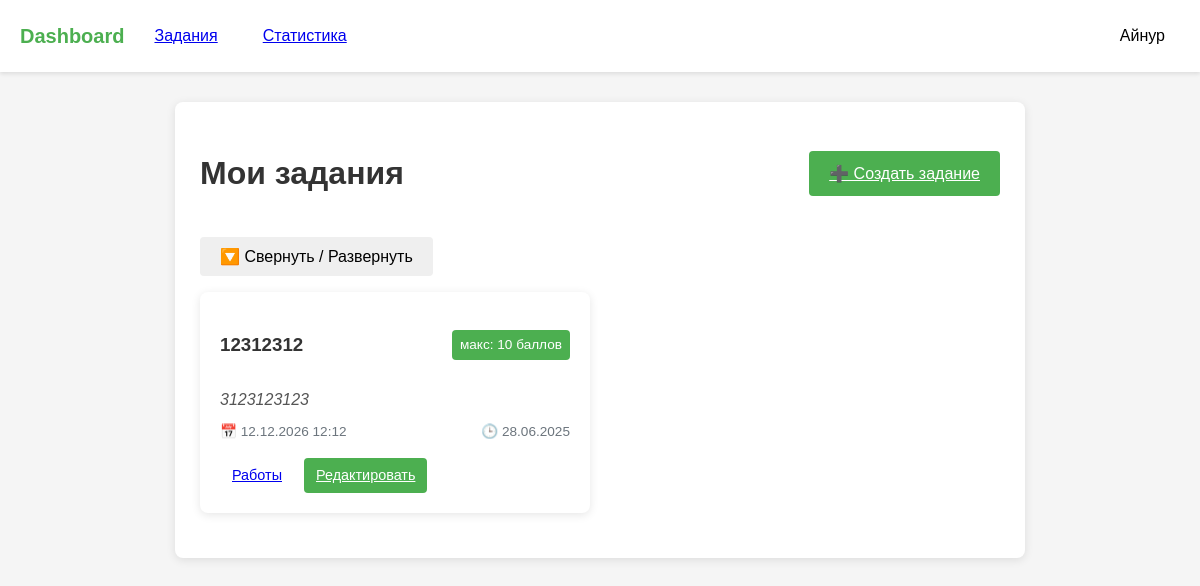
The page /assignments (signed in) on the database as committed earlier.
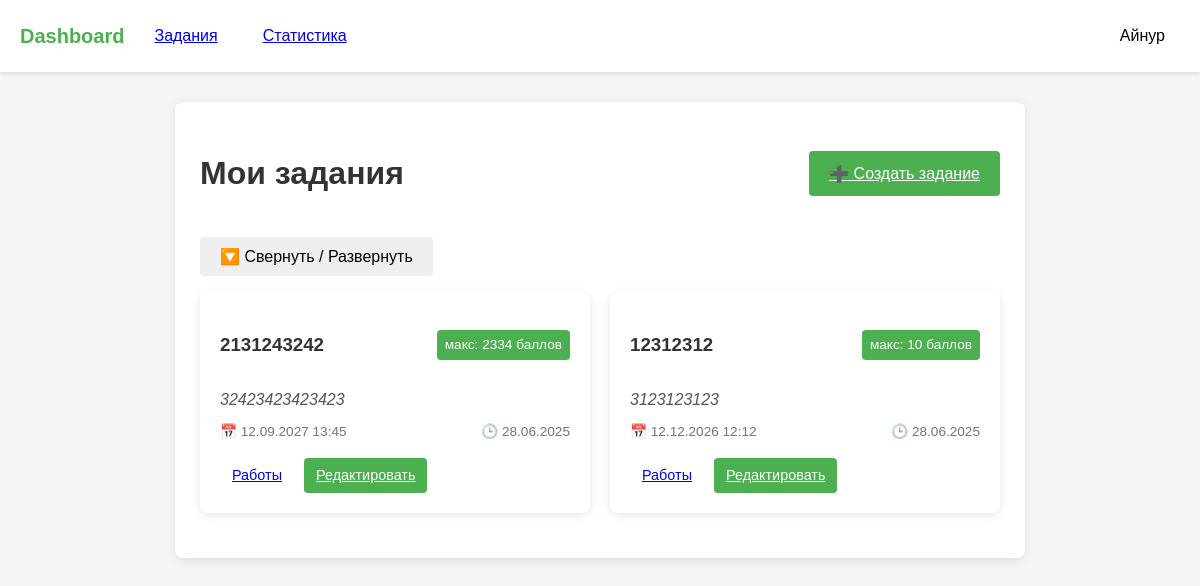
The same page on the database as committed later.
### models.py (models this page shows)
class Assignment(db.Model):
    id = db.Column(db.Integer, primary_key=True)
    title = db.Column(db.String(100), nullable=False)
    description = db.Column(db.Text, nullable=False)
    deadline = db.Column(db.DateTime)
    max_score = db.Column(db.Integer, default=10)
    teacher_id = db.Column(db.Integer, db.ForeignKey('user.id'))
    created_at = db.Column(db.DateTime, default=datetime.utcnow)

### main.py (the view)
@main.route('/assignments')
@login_required
def assignments_list():
    if current_user.role != 'teacher':
        abort(403)
    assignments = Assignment.query.filter_by(teacher_id=current_user.id).order_by(Assignment.created_at.desc()).all()
    return render_template('assignments.html', assignments=assignments)

### app.py (called while the page is built)
def create_app():
    app = Flask(__name__)
    app.config['SECRET_KEY'] = 'your_secret_key'
    app.config['SQLALCHEMY_DATABASE_URI'] = 'sqlite:///data.db'
    app.config['SQLALCHEMY_TRACK_MODIFICATIONS'] = False
    app.config['TEMPLATES_AUTO_RELOAD'] = True
    db.init_app(app)
    login_manager.init_app(app)
    login_manager.login_view = 'auth.login'
    from models import User
    @login_manager.user_loader
    def load_user(user_id):
        return User.query.get(int(user_id))
    from auth import auth as auth_blueprint
    app.register_blueprint(auth_blueprint)
    from main import main as main_blueprint
    app.register_blueprint(main_blueprint)
    return app

### templates/assignments.html (shortened to what this page needs)
{% extends "base.html" %}
{% block content %}
<div class="form-container">
    <div style="display: flex; justify-content: space-between; align-items: center;">
        <h1>Мои задания</h1>
        <a href="{{ url_for('main.create_assignment') }}" class="btn btn-primary">➕ Создать задание</a>
    </div>
    <button onclick="toggleAssignments()" class="btn mt-2">🔽 Свернуть / Развернуть</button>
    <div id="assignmentsSection" class="assignments-grid mt-2">
        {% for assignment in assignments %}
        <div class="assignment-card">
            <div class="card-header">
                <h3>{{ assignment.title }}</h3>
                <span class="score-label">макс: {{ assignment.max_score }} баллов</span>
            </div>
            <p class="assignment-description">{{ assignment.description }}</p>
            <div class="assignment-meta">
                <span class="deadline">📅 {{ assignment.deadline.strftime('%d.%m.%Y %H:%M') if assignment.deadline else 'Без срока' }}</span>
                <span class="created-at">🕒 {{ assignment.created_at.strftime('%d.%m.%Y') }}</span>
            </div>
            <div class="assignment-actions">
                <a href="{{ url_for('main.view_submissions', assignment_id=assignment.id) }}" class="btn btn-small">Работы</a>
                <a href="{{ url_for('main.edit_assignment', assignment_id=assignment.id) }}" class="btn btn-small btn-primary">Редактировать</a>
            </div>
        </div>
        {% endfor %}
    </div>
</div>
{% endblock %}

Rows that differ between the two databases and show on the page:
added Assignment: title "2131243242", max_score "2334", description "32423423423423", deadline "12.09.2027 13:45", created_at "28.06.2025"
